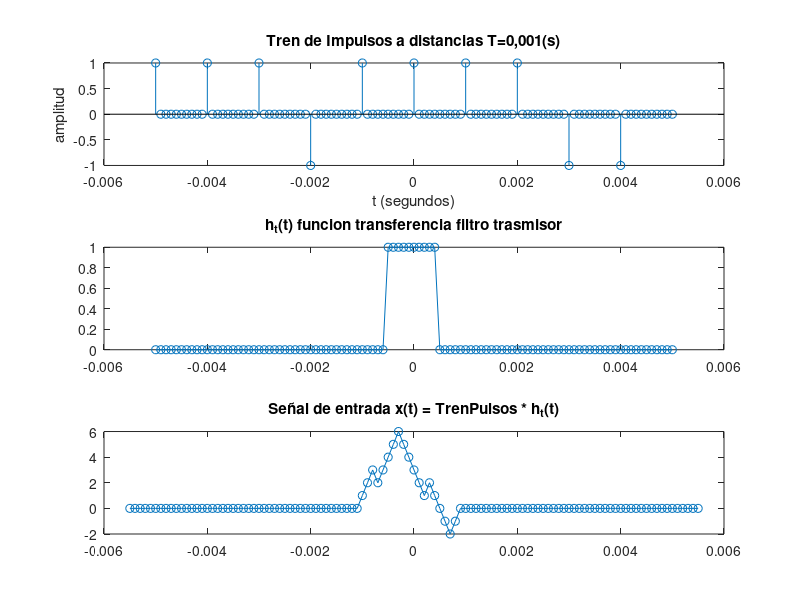
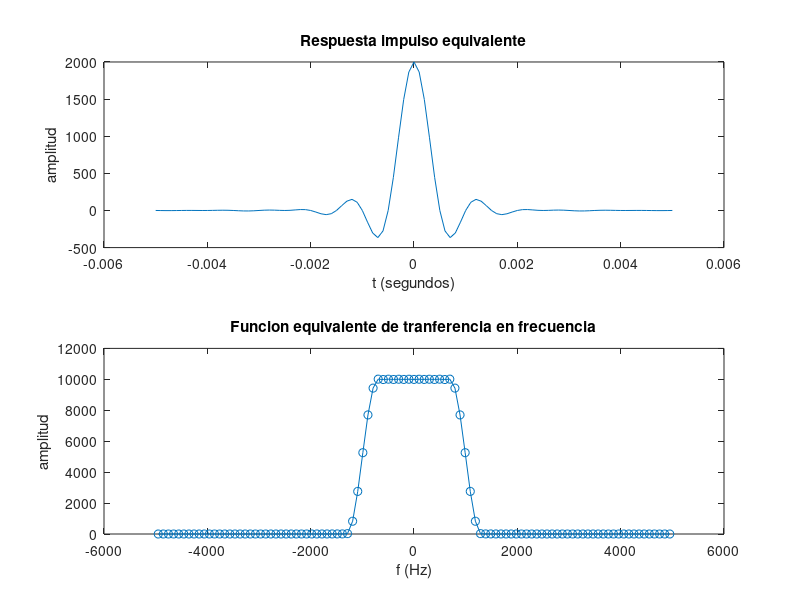
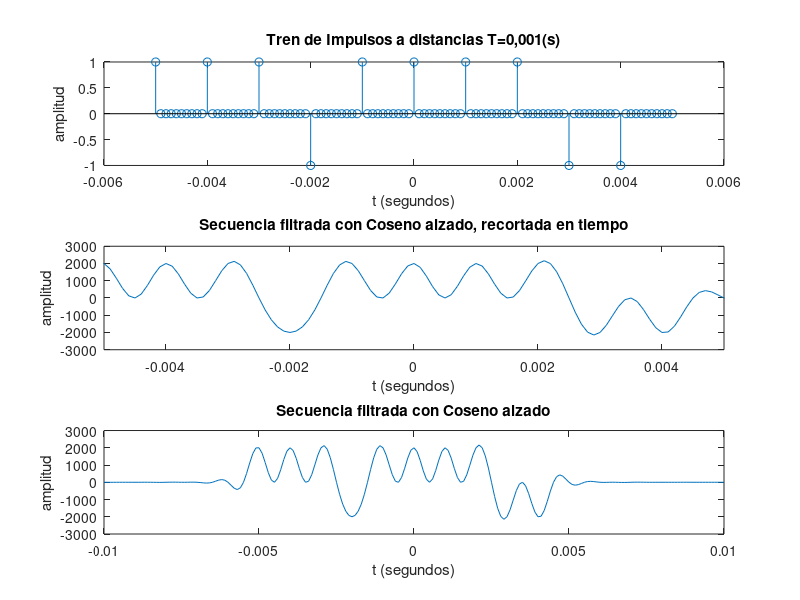

The MATLAB source for these figures, in order:
fo=1000;
T=1/fo;
fs = fo*10;
Ts=1/fs;
%a_n, valores que tendran los pulsos [-1,1]
valores=(2*randi([0,1],[1,10^1]))-1;
%Muestras para un periodo T
m=T/Ts;
%Tren de pulsos separados en T <=> m muestras
TrenImpulsos=upsample(valores,m)
t=[-(length(TrenImpulsos)/m)/2*T:Ts:(length(TrenImpulsos)/m)/2*T];

%Onda cajon con periodo T, funcion transferencia filtro trasmisor h_t(t)
h_t=t;
for index = 1 : length(h_t) 
    if(length(h_t)/2)- (m/2) <=index  && index<=(length(h_t)/2)+(m/2)
        h_t(index)=1;
    else
        h_t(index)=0;
    end
end

%Señal de entrada x(t)
x_t=conv(valores,h_t);
t2=[-((length(x_t)/2)/m)*T:Ts:+((length(x_t)/2)/m)*T];

figure(1)
subplot(3,1,1); stem(t, [TrenImpulsos 0]);title('Tren de Impulsos a distancias T=0,001(s)'); xlabel('t (segundos)'); ylabel('amplitud');
subplot(3,1,2); plot(t, h_t, '-o'); title('h_t(t) funcion transferencia filtro trasmisor');
subplot(3,1,3); plot(t2,[x_t 0], '-o'); title('Señal de entrada x(t) = TrenPulsos * h_t(t)');


%Coseno alzado
sincNum = sin(2*pi*fo*t);
sincDen = (2*pi*fo*t);
sincDenZero = find(abs(sincDen) < 10^-10);
sincOp = sincNum./sincDen;
sincOp(sincDenZero) = 1;

alpha = 0.3;
cosNum = cos(2*pi*alpha*fo*t);
cosDen = (1-(4*alpha*fo*t).^2);
cosDenZero = find(abs(cosDen)< 10^-10);
cosOp = cosNum./cosDen;
cosOp(cosDenZero) = pi/4;

%Respuesta impulso equivalente h_e(t)
h_et = 2*fo*sincOp.*cosOp;
%Funcion equivalente de tranferencia H_e(t)
H_et=fft(h_et);
f=fs*(-(length(H_et)-1)/2:(length(H_et)-1)/2)/length(H_et)
figure(2)
subplot(2,1,1); plot(t, h_et);title('Respuesta impulso equivalente'); xlabel('t (segundos)'); ylabel('amplitud')
subplot(2,1,2); plot(f,abs(fftshift(H_et)), '-o'); title('Funcion equivalente de tranferencia en frecuencia');xlabel('f (Hz)'); ylabel('amplitud')


SecuenciaFiltrada=conv(TrenImpulsos,h_et);

tfiltrada=[-((length(SecuenciaFiltrada)/m)/2*T):Ts:(length(SecuenciaFiltrada)/m)/2*T];
figure(3)
subplot(3,1,1); stem(t, [TrenImpulsos 0]);title('Tren de Impulsos a distancias T=0,001(s)'); xlabel('t (segundos)'); ylabel('amplitud');
subplot(3,1,2); plot(tfiltrada, [SecuenciaFiltrada 0]);title('Secuencia filtrada con Coseno alzado, recortada en tiempo'); xlabel('t (segundos)');xlim([-5*T 5*T]); ylabel('amplitud');
subplot(3,1,3); plot(tfiltrada, [SecuenciaFiltrada 0]);title('Secuencia filtrada con Coseno alzado'); xlabel('t (segundos)'); ylabel('amplitud');
